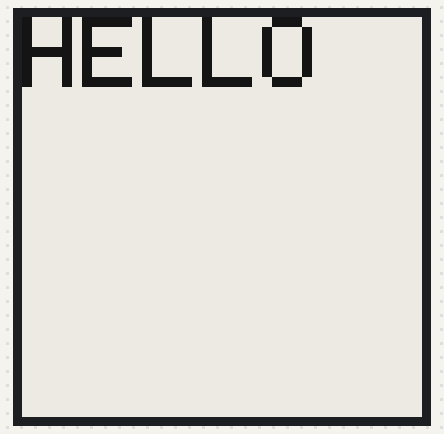
A sketch run on a simulated Arduino Mega 2560, built for the host (arithmetic inside an expression is 32-bit, double 64-bit). On the bench: 200×200 one-colour display.

Above: at 2.1 s.
At 6.1 s:
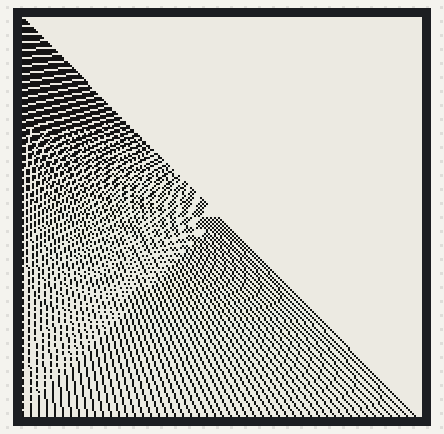
At 10.1 s:
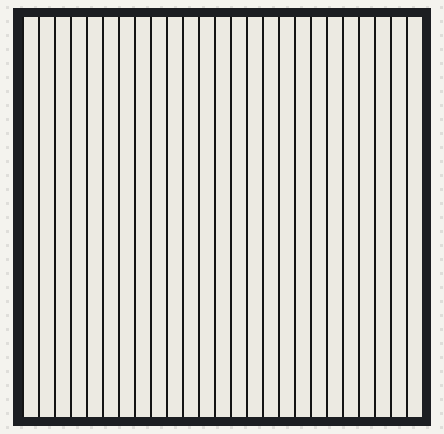
At 14.1 s:
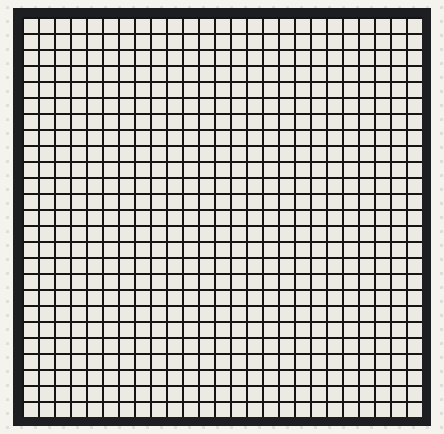
At 18.1 s:
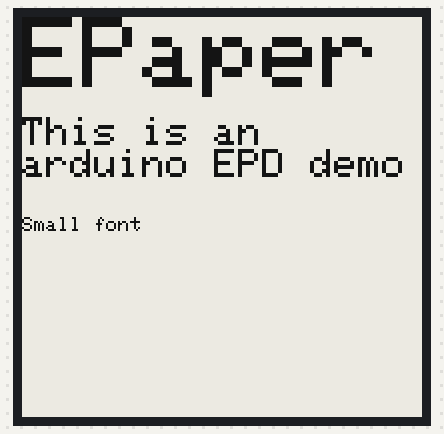

Measured:
- what the display in image 1 shows lasts 4.0 s, from 6.1 s to 10.1 s

The sketch:

EPD_test.ino
```cpp
/**
 * A Demo of Arduino E-paper display (EPD)
 *
 * Using SPI connection
 *
 * See the README.md for more detail information.
 *
 */

#include "message.h"
#include "Adafruit_EPD.h"

//Define program parameter
#define DELAY_CONST 2000
#define GRID_SEPERATION 8

//Define the PIN number
#define EPD_CS      53
#define EPD_DC      9
#define SRAM_CS     -1 //Some diplay don't have SRAM_CS Pin, set it to -1
#define EPD_RESET   5 // can set to -1 and share with microcontroller Reset!
#define EPD_BUSY    7 // can set to -1 to not use a pin (will wait a fixed delay)


// Adafruit_EPD library class

/* Uncomment the following line if you are using 1.54" tricolor EPD */
//Adafruit_IL0373 display(152, 152, EPD_DC, EPD_RESET, EPD_CS, SRAM_CS, EPD_BUSY);

/* Uncomment the following line if you are using 1.54" monochrome EPD */
Adafruit_SSD1608 display(200, 200, EPD_DC, EPD_RESET, EPD_CS, SRAM_CS, EPD_BUSY);

/* Uncomment the following line if you are using 2.13" tricolor EPD */
//Adafruit_IL0373 display(212, 104, EPD_DC, EPD_RESET, EPD_CS, SRAM_CS, EPD_BUSY);
//#define FLEXIBLE_213

/* Uncomment the following line if you are using 2.13" monochrome 250*122 EPD */
//Adafruit_SSD1675 display(250, 122, EPD_DC, EPD_RESET, EPD_CS, SRAM_CS, EPD_BUSY);

/* Uncomment the following line if you are using 2.7" tricolor or grayscale EPD */
//Adafruit_IL91874 display(264, 176, EPD_DC, EPD_RESET, EPD_CS, SRAM_CS);

/* Uncomment the following line if you are using 2.9" EPD */
//Adafruit_IL0373 display(296, 128, EPD_DC, EPD_RESET, EPD_CS, SRAM_CS, EPD_BUSY);
//#define FLEXIBLE_290

/* Uncomment the following line if you are using 4.2" tricolor EPD */
//Adafruit_IL0398 display(300, 400, EPD_DC, EPD_RESET, EPD_CS, SRAM_CS, EPD_BUSY);

//Define the EPD_COLOR
#define COLOR1 EPD_BLACK
#define COLOR2 EPD_GRAY
#define COLOR3 EPD_WHITE

//Some of the display only support Black and White color, no mid-gray color


void setup() {

  display.begin(); // Start the EPD Library


//A Flexible display handling
#if defined(FLEXIBLE_213) || defined(FLEXIBLE_290)
  // The flexible displays have different buffers and invert settings!
  display.setBlackBuffer(1, false);
  display.setColorBuffer(1, false);
#endif

// Display a 5x Font Size demo
  display.clearBuffer();
  display.setCursor(0, 0);
  display.setTextColor(COLOR1);
  display.setTextSize(5);
  display.setTextWrap(true);
  display.print(MESSAGE_1);
  display.display();


  // Display Full screen size picture demo
  delay(DELAY_CONST);
  display.clearBuffer(); //Clear the diplay
  for (int16_t i=0; i<display.width(); i+=4)
  {
    display.drawLine(0, 0, i, display.height()-1, COLOR1);
  }

  for (int16_t i=0; i<display.height(); i+=4)
  {
    display.drawLine(display.width()-1, 0, 0, i, COLOR2);  // on grayscale this will be mid-gray
  }
  display.display();


  // Display Another picture demo
  delay(DELAY_CONST);
  display.clearBuffer(); //Clear the diplay
  for (int16_t i=0; i<display.width(); i+=GRID_SEPERATION)
  {
      display.drawLine(i, 0, i, display.height(), COLOR1);
  }
  display.display();
  //Don't erase the buffer
  delay(DELAY_CONST);
  for (int16_t i=0; i<display.height(); i+=GRID_SEPERATION)
  {
      display.drawLine(0, i, display.width(), i, COLOR1);
  }
  display.display();


  delay(DELAY_CONST);
  // Display A 5x Font Size demo
  display.clearBuffer();
  display.setCursor(0, 0);
  display.setTextColor(COLOR1);
  display.setTextSize(5);
  display.setTextWrap(true);
  display.print(MESSAGE_2);

  display.setCursor(0, 50);
  display.setTextColor(COLOR1);
  display.setTextSize(2);
  display.setTextWrap(true);
  display.print(MESSAGE_3);

  display.setCursor(0, 100);
  display.setTextColor(COLOR1);
  display.setTextSize(1);
  display.setTextWrap(true);
  display.print(MESSAGE_4);

  display.display();

}

void loop()
{
  //don't do anything!
}
```

message.h
```cpp
#pragma once

#define MESSAGE_1 "HELLO"
#define MESSAGE_2 "EPaper"
#define MESSAGE_3 "This is an\narduino EPD demo"
#define MESSAGE_4 "Small font"
```
